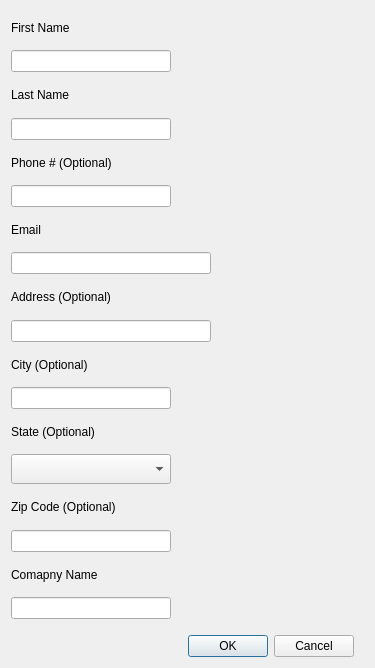
<?xml version="1.0" encoding="UTF-8"?>
<ui version="4.0">
 <class>AddCustomerWindow</class>
 <widget class="QDialog" name="AddCustomerWindow">
  <property name="geometry">
   <rect>
    <x>0</x>
    <y>0</y>
    <width>375</width>
    <height>668</height>
   </rect>
  </property>
  <property name="minimumSize">
   <size>
    <width>80</width>
    <height>120</height>
   </size>
  </property>
  <property name="windowTitle">
   <string>Dialog</string>
  </property>
  <layout class="QHBoxLayout" name="horizontalLayout_2">
   <item>
    <layout class="QVBoxLayout" name="verticalLayout_3">
     <item>
      <widget class="QLabel" name="firstNameLabel">
       <property name="text">
        <string>First Name</string>
       </property>
      </widget>
     </item>
     <item>
      <widget class="QLineEdit" name="firstNameTextbox">
       <property name="sizePolicy">
        <sizepolicy hsizetype="Fixed" vsizetype="Fixed">
         <horstretch>0</horstretch>
         <verstretch>0</verstretch>
        </sizepolicy>
       </property>
       <property name="minimumSize">
        <size>
         <width>160</width>
         <height>0</height>
        </size>
       </property>
       <property name="baseSize">
        <size>
         <width>80</width>
         <height>0</height>
        </size>
       </property>
      </widget>
     </item>
     <item>
      <widget class="QLabel" name="lastNameLabel">
       <property name="text">
        <string>Last Name</string>
       </property>
      </widget>
     </item>
     <item>
      <widget class="QLineEdit" name="lastNameTextbox">
       <property name="sizePolicy">
        <sizepolicy hsizetype="Fixed" vsizetype="Fixed">
         <horstretch>0</horstretch>
         <verstretch>0</verstretch>
        </sizepolicy>
       </property>
       <property name="minimumSize">
        <size>
         <width>160</width>
         <height>0</height>
        </size>
       </property>
      </widget>
     </item>
     <item>
      <widget class="QLabel" name="phoneLabel">
       <property name="text">
        <string>Phone # (Optional)</string>
       </property>
      </widget>
     </item>
     <item>
      <widget class="QLineEdit" name="phoneTextbox">
       <property name="sizePolicy">
        <sizepolicy hsizetype="Fixed" vsizetype="Fixed">
         <horstretch>0</horstretch>
         <verstretch>0</verstretch>
        </sizepolicy>
       </property>
       <property name="minimumSize">
        <size>
         <width>160</width>
         <height>0</height>
        </size>
       </property>
      </widget>
     </item>
     <item>
      <widget class="QLabel" name="emailLabel">
       <property name="text">
        <string>Email</string>
       </property>
      </widget>
     </item>
     <item>
      <widget class="QLineEdit" name="emailTextbox">
       <property name="sizePolicy">
        <sizepolicy hsizetype="Fixed" vsizetype="Fixed">
         <horstretch>0</horstretch>
         <verstretch>0</verstretch>
        </sizepolicy>
       </property>
       <property name="minimumSize">
        <size>
         <width>200</width>
         <height>0</height>
        </size>
       </property>
      </widget>
     </item>
     <item>
      <widget class="QLabel" name="addressLabel">
       <property name="text">
        <string>Address (Optional)</string>
       </property>
      </widget>
     </item>
     <item>
      <widget class="QLineEdit" name="addressTextbox">
       <property name="sizePolicy">
        <sizepolicy hsizetype="Fixed" vsizetype="Fixed">
         <horstretch>0</horstretch>
         <verstretch>0</verstretch>
        </sizepolicy>
       </property>
       <property name="minimumSize">
        <size>
         <width>200</width>
         <height>0</height>
        </size>
       </property>
      </widget>
     </item>
     <item>
      <widget class="QLabel" name="cityLabel">
       <property name="text">
        <string>City (Optional)</string>
       </property>
      </widget>
     </item>
     <item>
      <widget class="QLineEdit" name="cityTextbox">
       <property name="sizePolicy">
        <sizepolicy hsizetype="Fixed" vsizetype="Fixed">
         <horstretch>0</horstretch>
         <verstretch>0</verstretch>
        </sizepolicy>
       </property>
       <property name="minimumSize">
        <size>
         <width>160</width>
         <height>0</height>
        </size>
       </property>
      </widget>
     </item>
     <item>
      <widget class="QLabel" name="StateLabel">
       <property name="text">
        <string>State (Optional)</string>
       </property>
      </widget>
     </item>
     <item>
      <widget class="QComboBox" name="stateComboBox">
       <property name="sizePolicy">
        <sizepolicy hsizetype="Fixed" vsizetype="Fixed">
         <horstretch>0</horstretch>
         <verstretch>0</verstretch>
        </sizepolicy>
       </property>
       <property name="minimumSize">
        <size>
         <width>160</width>
         <height>30</height>
        </size>
       </property>
       <property name="font">
        <font>
         <pointsize>12</pointsize>
        </font>
       </property>
       <property name="cursor">
        <cursorShape>PointingHandCursor</cursorShape>
       </property>
       <property name="maxCount">
        <number>50</number>
       </property>
      </widget>
     </item>
     <item>
      <widget class="QLabel" name="zipLabel">
       <property name="text">
        <string>Zip Code (Optional)</string>
       </property>
      </widget>
     </item>
     <item>
      <widget class="QLineEdit" name="zipTextbox">
       <property name="sizePolicy">
        <sizepolicy hsizetype="Fixed" vsizetype="Fixed">
         <horstretch>0</horstretch>
         <verstretch>0</verstretch>
        </sizepolicy>
       </property>
       <property name="minimumSize">
        <size>
         <width>160</width>
         <height>0</height>
        </size>
       </property>
      </widget>
     </item>
     <item>
      <widget class="QLabel" name="companyLabel">
       <property name="text">
        <string>Comapny Name</string>
       </property>
      </widget>
     </item>
     <item>
      <widget class="QLineEdit" name="companyTextbox">
       <property name="sizePolicy">
        <sizepolicy hsizetype="Fixed" vsizetype="Fixed">
         <horstretch>0</horstretch>
         <verstretch>0</verstretch>
        </sizepolicy>
       </property>
       <property name="minimumSize">
        <size>
         <width>160</width>
         <height>0</height>
        </size>
       </property>
      </widget>
     </item>
     <item>
      <spacer name="verticalSpacer">
       <property name="orientation">
        <enum>Qt::Orientation::Vertical</enum>
       </property>
       <property name="sizeType">
        <enum>QSizePolicy::Policy::Preferred</enum>
       </property>
       <property name="sizeHint" stdset="0">
        <size>
         <width>20</width>
         <height>10</height>
        </size>
       </property>
      </spacer>
     </item>
     <item>
      <widget class="QDialogButtonBox" name="buttonBox">
       <property name="orientation">
        <enum>Qt::Orientation::Horizontal</enum>
       </property>
       <property name="standardButtons">
        <set>QDialogButtonBox::StandardButton::Cancel|QDialogButtonBox::StandardButton::Ok</set>
       </property>
      </widget>
     </item>
    </layout>
   </item>
   <item>
    <spacer name="horizontalSpacer">
     <property name="orientation">
      <enum>Qt::Orientation::Horizontal</enum>
     </property>
     <property name="sizeType">
      <enum>QSizePolicy::Policy::Preferred</enum>
     </property>
     <property name="sizeHint" stdset="0">
      <size>
       <width>10</width>
       <height>20</height>
      </size>
     </property>
    </spacer>
   </item>
  </layout>
 </widget>
 <resources/>
 <connections>
  <connection>
   <sender>buttonBox</sender>
   <signal>accepted()</signal>
   <receiver>AddCustomerWindow</receiver>
   <slot>accept()</slot>
   <hints>
    <hint type="sourcelabel">
     <x>248</x>
     <y>254</y>
    </hint>
    <hint type="destinationlabel">
     <x>157</x>
     <y>274</y>
    </hint>
   </hints>
  </connection>
  <connection>
   <sender>buttonBox</sender>
   <signal>rejected()</signal>
   <receiver>AddCustomerWindow</receiver>
   <slot>reject()</slot>
   <hints>
    <hint type="sourcelabel">
     <x>316</x>
     <y>260</y>
    </hint>
    <hint type="destinationlabel">
     <x>286</x>
     <y>274</y>
    </hint>
   </hints>
  </connection>
 </connections>
</ui>
